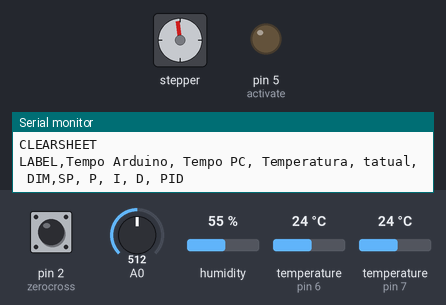
Simulated run of this sketch. Board: Arduino Uno, built with avr-gcc and run on an emulated ATmega328P. On the bench: stepper motor, output pins drawn as LEDs (lit = HIGH), the last lines printed to the serial monitor. The test bench sets the inputs (shaded band); at power-on: A0 = 512, pin 2 (zerocross) HIGH, humidity 55 %, temperature (sensors on pin 6, pin 7) 24 °C. Stepper angles assume 2048 steps per turn.

Above: at 0.8 s.
0.9 s: A0 set to 0
3.9 s: pin 2 (zerocross) pulled LOW for 0.15 s
At 4.14 s:
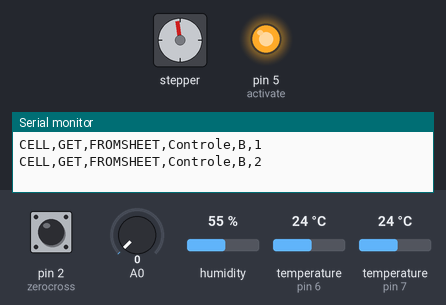
At 6.8 s:
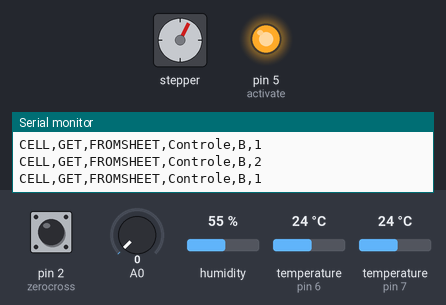
9.9 s: humidity set to 22 %
12.9 s: pin 2 (zerocross) pulled LOW for 1 s
At 15.0 s:
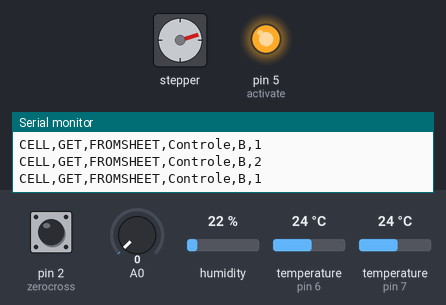
Timing chart, 0 to 23.0 s (numbered marks = the images above; inputs shaded):
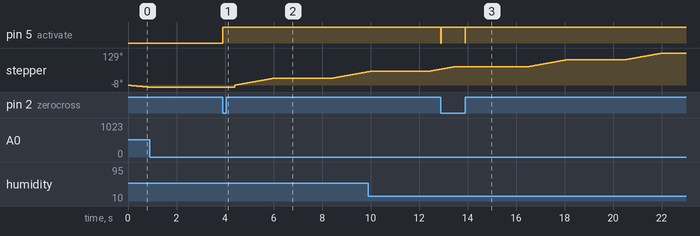

Measured:
- after the input at 0.9 s, stepper: stops changing and stays -8°
- after the input at 3.9 s, pin 5 (activate): LOW → HIGH at once
- after the input at 12.9 s, pin 5 (activate): alternates HIGH for 0.99 s and LOW for 0.01 s, 4 changes in all, then stays HIGH, starting at once

The sketch:

Codigo_completo_1.0.ino
```cpp
#include <AccelStepper.h>
#include <TimerOne.h>
#include <OneWire.h>
#include <DallasTemperature.h>
#include "DHT.h"
#define DHTPIN 7
#define DHTTYPE DHT22

AccelStepper motorPasso (AccelStepper::FULL4WIRE, 8, 10, 9, 11);   // Passo completo 4 fios
DHT dht(DHTPIN,DHTTYPE);
OneWire  oneWire(6);  //Pino do sensor de temperatura
DallasTemperature sensors(&oneWire);
DeviceAddress ds18b20 = { 0x28, 0xFF, 0xA6, 0x0A, 0xB3, 0x17, 0x01, 0x78 };

//Variaveis PID temperatura
float kPt = 10.44;
float kIt = 64/kPt;
float kDt = 16*kPt;

float dift = 0;

float Pt = 0;
float It = 0;
float Dt = 0;

float last_t = 50;

float actt = 0;

float spt = 30;

//Variaveis PID umidade
int dim = 128;  //variavel que controla a potencia
int y = 0;  //variavel de contagem
boolean zero_cross = false; //variavel para verificar se o zero cross aconteceu
int freqStep = 65;  //Frequencia do step

const int zerocross = 2;  //Porta do zero cross; Não alterar
const int activate = 5;  //Porta de controle do dimmer

float kPh = 31;
float kIh = 32/31;
float kDh = 8*31;

float Ph = 0;
float Ih = 0;
float Dh = 0;

float difh = 0;

float last_h = 30;

float acth = 0;


float mm = spt;
float media[5]={spt,spt,spt,spt,spt};

int posi = 0;
float last_pid = 0;

int passo = 50;

float V=0;

float last_time = 0;

float sph = 90;

int tempo = 0;
int j=0;

void setup() {

Serial.begin(9600);
sensors.setResolution(ds18b20,11);
pinMode(zerocross, INPUT_PULLUP);
pinMode(activate, OUTPUT);
attachInterrupt(0, zero_cross_detect, CHANGE);
dht.begin();
Timer1.initialize(freqStep); //Note that this breaks analogWrite() for digital pins 9 and 10 on Arduino
Timer1.attachInterrupt(dim_check, freqStep);


Serial.println("CLEARSHEET");
Serial.println("LABEL,Tempo Arduino, Tempo PC, Temperatura, tatual, DIM,SP, P, I, D, PID");

motorPasso.setMaxSpeed(500);

while(analogRead(A0)>0){

motorPasso.moveTo(-2200);
motorPasso.setSpeed(-50);
motorPasso.runSpeedToPosition();
}

motorPasso.setCurrentPosition(0);
}

void loop() {

byte i;
float celsius;

if (millis() - last_pid > 2000){

Serial.println("CELL,GET,FROMSHEET,Controle,B,1"); // ==> request value from sheet
spt = Serial.readStringUntil(10).toInt(); // get response. Note: the '10' is important! Always use but never change ;-)

celsius = sensors.getTempC(ds18b20);

media[j]=celsius;
mm = (media[0]+media[1]+media[2]+media[3]+media[4])/5;
j++;
if (j==5){j=0;}

dift = spt - mm;
Pt = dift;
It = It + dift;
Dt = (mm - last_t)/(millis()/1000-last_time);
last_t = mm;
actt = kPt * Pt + 1/kIt * It - kDt*Dt;


if (actt < 0){
  actt = 0;
}
if (actt > 100){
  actt = 100;
}

dim = 128 - potencia(actt);

if (dim<0){
  dim = 0;
}


Serial.println("CELL,GET,FROMSHEET,Controle,B,2"); // ==> request value from sheet
sph = Serial.readStringUntil(10).toInt();


float h = dht.readHumidity();
float t = dht.readTemperature();

difh = sph - h;

Ph = difh;
Ih = Ih + difh;
Dh = (h - last_h)/(millis()/1000-last_time);
last_h = h;
last_time = millis()/1000;

posi = 1650 - (kPh * Ph + 1/kIh * Ih - kDh*Dh);

if (posi < 0){
  posi = 0;
}
if (posi > 1650){
  posi = 1650;
}


last_pid = millis();

sensors.requestTemperatures();

//Serial.println( (String) "DATA," + millis() + ",TIMER," + mm + ","+celsius+"," + dim + "," + sp + "," + kP * P + "," +  I/kI + ","+ kD*D +"," + act);
}

motorPasso.moveTo(posi);
motorPasso.setSpeed(100);
motorPasso.runSpeedToPosition();


}
```

funcoes.ino
```cpp
void zero_cross_detect() {
  zero_cross = true; // set the boolean to true to tell our dimming function that a zero cross has occured
  y=0;
  digitalWrite(activate, LOW);// turn off TRIAC (and AC)
}

// Turn on the TRIAC at the appropriate time

void dim_check() {
  if(zero_cross == true) {
    if(y>=dim) {
      digitalWrite(activate, HIGH); // turn on light
      y=0;  // reset time step counter
      zero_cross = false; //reset zero cross detection
    }
    else {
      y++; // increment time step counter
    }
  }
}

int potencia(float pot) {
  int resp;
  if (pot <= 28.968) { //9
    if (pot <= 4.049) { //5
      if (pot <= 1.248) { //3
        if (pot <= 0.413) { //2
          resp = 26.634*pot;
          }
        else { //2
          resp = 5.988*pot+85269;
          }
        }
        else { //3
          if (pot <= 2.394) { //4
            resp = 3.4904*pot+11.644;
            }
          else { //4
            resp = 2.4169*pot+14.214;
            }
          }
        }
        else { //5
          if (pot <= 12.518) { //7
            if (pot <= 6.268) { // 6
              resp = 1.8026*pot+16.701;
              }
            else { //6
              resp = 1.28*pot+19.997;
              }
            }
          else { //7
            if (pot <= 19.945) { //8
              resp = 0.9425*pot+24.202;
              }
            else { //8
              resp = 0.7758*pot+27.527;
              }
            }
          }
        }
      else  { //9
        if (pot <= 90.912) { //13
          if (pot <= 75.071) { //11
            if (pot <= 63.835) { //10
              resp = 0.6596*pot+30.891;
              }
            else { //10
              resp = 0.712*pot+27.55;
              }
            }
          else { //11
            if (pot <= 84.513) { //12
              resp = 0.8473*pot+17.394;
              }
            else { // 12
              resp = 1.0939*pot-3.4505;
              }
            }
          }
        else { //13
          if (pot <= 98.238) { //15
            if (pot <= 95.451) { //14
              resp = 1.5422*pot-44.204;
              }
            else { //14
              resp = 2.5117*pot-136.74;
              }
            }
          else { //15
            if (pot <= 99.688) { //16
              resp = 5.5172*pot-432;
              }
            else { //16
              resp = 32.051*pot-3077.1;
              }
            }
          }
         }
      return resp;
}
```
